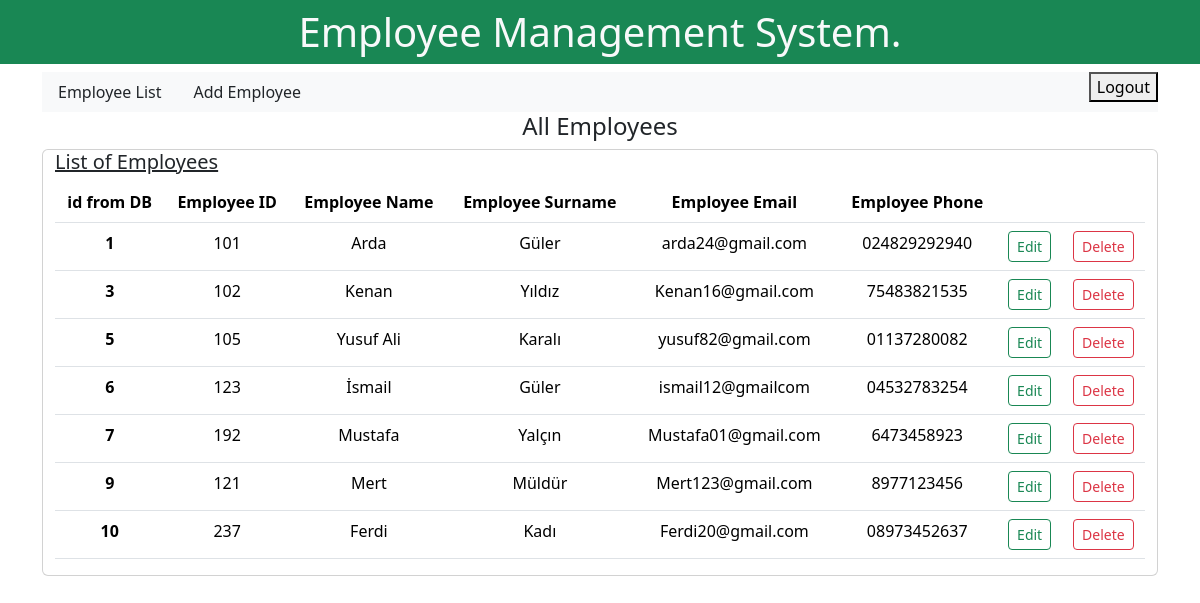
The app's page / (signed in) with its own data.
### emp/models.py (models this page shows)
class Employee (models.Model):
    employeeid      = models.CharField(max_length=100)
    employeename    = models.CharField(max_length=50)
    employeesurname = models.CharField(max_length=50)
    email           = models.CharField(max_length=50)
    phone           = models.CharField(max_length=50)

### emp/views.py (the view)
# urls.py: path("",              views.allemployees, name="allemployees"),
@login_required
def allemployees(request):
    emp = Employee.objects.all()
    return render(request, "emp/allemployees.html", {"allemployees": emp})

### emp/templates/emp/allemployees.html
{% extends "base.html" %}
{% block content %}
    <h4 class="text-center">All Employees</h4>
    <div class="container card">
        <h5 class="text-decoration-underline">List of Employees</h5>
        <div>
            <table class="table text-center">
                <thead>
                    <tr>
                        <th scope="col">id from DB</th>
                        <th scope="col">Employee ID</th>
                        <th scope="col">Employee Name</th>
                        <th scope="col">Employee Surname</th>
                        <th scope="col">Employee Email</th>
                        <th scope="col">Employee Phone</th>
                        <th scope="col"></th>
                        <th scope="col"></th>
                    </tr>
                </thead>
                <tbody>
                    {% if allemployees %}
                    {% for eachemployee in allemployees %}
                    <tr>
                        <th scope="row">{{ eachemployee.id }}</th>
                        <td>{{ eachemployee.employeeid }}</td>
                        <td>{{ eachemployee.employeename }}</td>
                        <td>{{ eachemployee.employeesurname }}</td>
                        <td>{{ eachemployee.email }}</td>
                        <td>{{ eachemployee.phone }}</td>
                        <td><a href="{% url 'editemployee' eachemployee.id %}" class="btn btn-sm btn-outline-success">Edit</a></td>
                        <td><a href="{% url 'deleteemployee' eachemployee.id %}" class="btn btn-sm btn-outline-danger">Delete</a></td>
                    </tr>
                    {% endfor %}
                    {% endif %}
                </tbody>
            </table>
        </div>
    </div>
{% endblock content %}

### templates/base.html (shortened to what this page needs)
<!DOCTYPE html>
<html lang="en">
    <head>
        <link
            href="https://cdn.jsdelivr.net/npm/bootstrap@5.3.3/dist/css/bootstrap.min.css"
            rel="stylesheet"
        />
    </head>
    <body>
        <h1 class="text-center bg-success p-2 text-light">Employee Management System.</h1>
        <div class="maincontent container">
            {% include "navbar.html" %}
            {% block content %}
            {% endblock content %}
        </div>
    </body>
</html>

### templates/navbar.html (shortened to what this page needs)
<div class="header d-flex justify-content-between bg-light">
    <nav class="nav">
        <a class="nav-link text-dark" href="{% url 'allemployees' %}">Employee List</a>
        <a class="nav-link text-dark" href="{% url 'addemployee' %}">Add Employee</a>
    </nav>
    <ul class="nav justify-content-end">
        <form method="post" action="{% url 'logout' %}" style="display:inline;">
            <button type="submit">Logout</button>
        </form>
</div>

### records on screen
Employee: id "1", employeeid "101", employeename "Arda", employeesurname "Güler", email "arda24@gmail.com", phone "024829292940"
Employee: id "3", employeeid "102", employeename "Kenan", employeesurname "Yıldız", email "Kenan16@gmail.com", phone "75483821535"
Employee: id "5", employeeid "105", employeename "Yusuf Ali", employeesurname "Karalı", email "yusuf82@gmail.com", phone "01137280082"
Employee: id "6", employeeid "123", employeename "İsmail", employeesurname "Güler", email "ismail12@gmailcom", phone "04532783254"
Employee: id "7", employeeid "192", employeename "Mustafa", employeesurname "Yalçın", email "Mustafa01@gmail.com", phone "6473458923"
Employee: id "9", employeeid "121", employeename "Mert", employeesurname "Müldür", email "Mert123@gmail.com", phone "8977123456"
Employee: id "10", employeeid "237", employeename "Ferdi", employeesurname "Kadı", email "Ferdi20@gmail.com", phone "08973452637"
